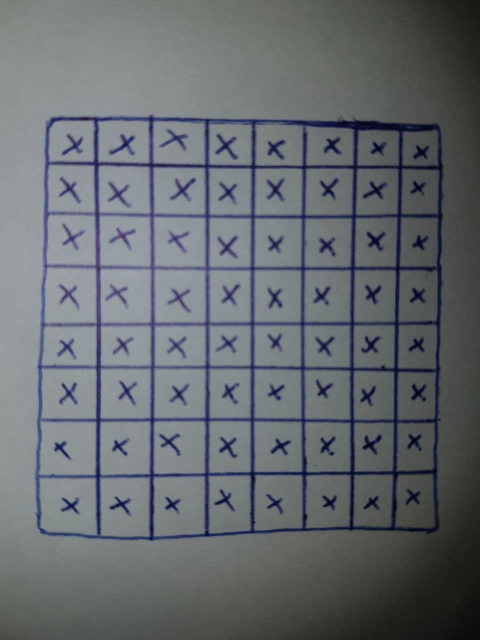
#> input picture images/samples/char-packs/crosses.jpg, 960 x 1280 px (shown at 1/2 size)
$ python main.py --image images/samples/char-packs/crosses.jpg
#> lines starting #> are read from the running program, lines starting #| are printed output that depends on the picture; after the words box and inside, x2 and y2 are one past the last pixel; in counts of white or black regions, pixels touching at a corner belong together
### processors/image_game_processor.py
from copy import deepcopy
from math import sqrt
from statistics import mean, stdev

import cv2
import numpy as np
from PIL import Image

from datastructures import barbecue as ba


def rescale_frame(frame, percent=75):
    width = int(frame.shape[1] * percent / 100)
    height = int(frame.shape[0] * percent / 100)
    dim = (width, height)
    return cv2.resize(frame, dim, interpolation=cv2.INTER_AREA)


def get_image(path):
    """
    get image ndarray from image
    :param path: path to image
    :return: ndarray image
    """
    image = cv2.imread(path)

    if image is None:
        print("Image not found!")
        exit(1)

    return rescale_frame(image)


def custom_threshold(image):
    """
    custom threshold for input image
    :param image: rgb image
    :return: binary image
    """
    image_gray = cv2.cvtColor(image, cv2.COLOR_BGR2GRAY)
    blurred = cv2.GaussianBlur(image_gray, (5, 5), 1)
    thresh = cv2.adaptiveThreshold(blurred, 255, cv2.ADAPTIVE_THRESH_MEAN_C, cv2.THRESH_BINARY_INV, 55, 5)
    return thresh


def distance(p1, p2):
    return sqrt(((p1[0] - p2[0]) ** 2) + ((p1[1] - p2[1]) ** 2))


def nearest_point(src, dst):
    dist = float('inf')
    nearest = src[0]
    for p in src:
        tmp = distance(p, dst)
        if tmp < dist:
            nearest = p
            dist = tmp
    return nearest


def closest_pair(lp1, lp2):
    dist = float('inf')
    nearest = 0
    for i in range(len(lp1)):
        tmp = distance(lp1[i], lp2[i])
        if tmp < dist:
            dist = tmp
            nearest = i
    return nearest


def rotating_index(i, i_min, i_max):
    if i > i_max:
        return rotating_index(i - (i_max + 1), i_min, i_max)
    if i < i_min:
        return rotating_index(i_max + (i + 1), i_min, i_max)
    return i


def form_square_perspective(i_anchor, old_perspective):
    new_perspective = deepcopy(old_perspective)
    if i_anchor % 2 == 0:
        new_perspective[rotating_index(i_anchor + 1, 0, 3)][0] = old_perspective[i_anchor][0]
        new_perspective[rotating_index(i_anchor - 1, 0, 3)][1] = old_perspective[i_anchor][1]
        new_perspective[rotating_index(i_anchor + 2, 0, 3)] = [
            new_perspective[rotating_index(i_anchor - 1, 0, 3)][0],
            new_perspective[rotating_index(i_anchor + 1, 0, 3)][1]
        ]
    else:
        new_perspective[rotating_index(i_anchor + 1, 0, 3)][1] = old_perspective[i_anchor][1]
        new_perspective[rotating_index(i_anchor - 1, 0, 3)][0] = old_perspective[i_anchor][0]
        new_perspective[rotating_index(i_anchor + 2, 0, 3)] = [
            new_perspective[rotating_index(i_anchor + 1, 0, 3)][0],
            new_perspective[rotating_index(i_anchor - 1, 0, 3)][1]
        ]
    return new_perspective


def fit_grid_perspective(binary, cnt):
    cnt_points = [x[0] for x in cnt.tolist()]

    image_edges = [[0, 0], [0, binary.shape[1]], [binary.shape[0], binary.shape[1]], [binary.shape[0], 0]]

    old_grid_edges = [
        nearest_point(cnt_points, image_edges[0]),
        nearest_point(cnt_points, image_edges[1]),
        nearest_point(cnt_points, image_edges[2]),
        nearest_point(cnt_points, image_edges[3])
    ]

    anchor_point = closest_pair(
        old_grid_edges,
        image_edges
    )

    new_grid_edges = form_square_perspective(anchor_point, old_grid_edges)

    w = max([x[0] for x in new_grid_edges])
    h = max([x[1] for x in new_grid_edges])

    if w > binary.shape[0]:
        binary = np.pad(binary, ((0, w - binary.shape[0]), (0, 0)), mode='constant', constant_values=0)
    if h > binary.shape[1]:
        binary = np.pad(binary, ((0, 0), (0, h - binary.shape[1])), mode='constant', constant_values=0)

    pts_from = np.float32(old_grid_edges)
    pts_to = np.float32(new_grid_edges)
    matrix = cv2.getPerspectiveTransform(pts_from, pts_to)
    result = cv2.warpPerspective(binary, matrix, (binary.shape[1], binary.shape[0]))

    return result


def max_contour(cnts):
    max_area = 0
    best_cnt = cnts[1]
    for c in cnts:
        area = cv2.contourArea(c)
        if area > max_area:
            best_cnt = c
            max_area = area
    return best_cnt


def crop_fit_binary(binary):
    min_x, min_y, max_x, max_y = 0, 0, binary.shape[1], binary.shape[0]

    for column in range(binary.shape[1]):
        if any(binary[:, column]):
            min_x = column

    for column in range(binary.shape[1] - 1, -1, -1):
        if any(binary[:, column]):
            max_x = column

    for row in range(binary.shape[0]):
        if any(binary[row]):
            min_y = row

    for row in range(binary.shape[0] - 1, -1, -1):
        if any(binary[row]):
            max_y = row

    return max_x, max_y, min_x - max_x, min_y - max_y


def filter_play_field(binary):
    """
    get grid in binary image and format grid perspective
    :param binary: image containing grid
    :return: list of ndarrays where first element is binary
    image with grid only and second element is input image
    with same perspective
    """

    uncleaned = binary.copy()
    cnts = cv2.findContours(binary, cv2.RETR_LIST, cv2.CHAIN_APPROX_SIMPLE)
    cnts = cnts[0] if len(cnts) == 2 else cnts[1]

    mean_area = mean([cv2.contourArea(c) for c in cnts])
    stdev_area = stdev([cv2.contourArea(c) for c in cnts])

    # wipe small elements
    for c in cnts:
        if cv2.contourArea(c) < mean_area + stdev_area:
            cv2.drawContours(binary, [c], -1, (0, 0, 0), -1)

    best_cnt = max_contour(cnts)

    binary = fit_grid_perspective(binary, best_cnt)
    uncleaned = fit_grid_perspective(uncleaned, best_cnt)

    # x, y, w, h = cv2.boundingRect(best_cnt)
    # binary = binary[y:y + h, x:x + w]
    # uncleaned = uncleaned[y:y + h, x:x + w]

    x, y, w, h = crop_fit_binary(binary)
    binary = binary[y:y + h, x:x + w]
    uncleaned = uncleaned[y:y + h, x:x + w]

    return [binary, uncleaned]


def get_cells(binary, area_alpha):
    """
    Get cells from binary image, ignoring small holes.
    :param binary: ndarray containing grid only.
    :param area_alpha: coefficient for recognizing holes as cells.
    If mean_hole_area - mean_hole_area * area_alpha < hole_area < mean_hole_area + mean_hole_area * area_alpha,
    then hole is recognized as cell.
    :return: list of contours of cells
    """
    cells = cv2.findContours(binary, cv2.RETR_LIST, cv2.CHAIN_APPROX_SIMPLE)
    cells = cells[0] if len(cells) == 2 else cells[1]

    mean_area_cells = mean([cv2.contourArea(c) for c in cells])
    delta = mean_area_cells * area_alpha
    filtered_cells = []

    for c in cells:
        if mean_area_cells - delta < cv2.contourArea(c) < mean_area_cells + delta:
            filtered_cells.append(c)

    return filtered_cells


def order_cells(cells, delta):
    sorted_row = []

    grill = ba.Grill(delta)
    for c in cells:
        obj = ba.Shape(c)
        grill.put(obj)

    matrix = grill.get_lunch()

    for row in matrix:
        for obj in row:
            sorted_row.append(obj.shape)

    return sorted_row


# i = 128
# [21 lines left out: function get_sign, not called in this run]

### datastructures/barbecue.py
import numpy as np

class Shape:
    def get_center_x(self):
        return self.center[0]

    def get_center_y(self):
        return self.center[1]

    def __init__(self, shape):
        self.shape = shape
        self.center = np.average(shape, axis=0)[0]

class Skewer:
    def sort_objects(self):
        return sorted(self.objects, key=Shape.get_center_x)

    def get_row(self):
        return self.row

    def add_object(self, obj):
        self.objects.append(obj)

    def __init__(self, obj, row):
        self.objects = [obj]
        self.row = row

class Grill:
    def get_lunch(self):
        sorted_skewers = sorted(self.skewers, key=Skewer.get_row)
        matrix = [s.sort_objects() for s in sorted_skewers]
        return matrix

    def put(self, obj):
        for s in self.skewers:
            if s.row - self.delta < obj.get_center_y() < s.row + self.delta:
                s.add_object(obj)
                return

        s = Skewer(obj, row=obj.center[1])
        self.skewers.append(s)

    def __init__(self, delta):
        self.delta = delta
        self.skewers = []

### processors/recognizer.py
import numpy as np
from tensorflow.keras.layers import Dense, Flatten
from tensorflow.keras.models import Sequential


class Classifier:
    # [6 lines left out: function recognise, not called in this run]

    def __init__(self, weights_path):
        self.model = Sequential([
            Flatten(input_shape=(50, 50)),
            Dense(128, activation='relu'),
            Dense(128, activation='relu'),
            Dense(4, activation='softmax')
        ])

        self.model.compile(optimizer='adam',
                           loss='binary_crossentropy',
                           metrics=['accuracy'])

        self.model.load_weights(weights_path.format(epoch=0))

### main.py
from processors.image_game_processor import *
from processors.recognizer import Classifier
from processors.pddl import PDDLer

from argparse import ArgumentParser

def process_image(path):
    image = get_image(path)
    thresh_with_symbols = custom_threshold(image)

    tmp = filter_play_field(thresh_with_symbols)
    thresh_grid = tmp[0]
    thresh_with_symbols = tmp[1]

    cells = get_cells(thresh_grid, 0.80)

    ordered_cells = order_cells(
        cells,
        sqrt(mean([cv2.contourArea(c) for c in cells])) / 2
    )

    return [thresh_with_symbols, ordered_cells]


def get_game_field(image, cells_contours):
    # TODO: easy to make not only NxN game. Barbeque data structure can return grid height and width
    N = sqrt(len(cells_contours))
    if N % 1 > 0:
        print("Error: Script in current stage can work only with NxN games. "
              "Check if all cells were recognized. N recognized: {}".format(N))
        exit(1)
    N = int(N)

    image_processor = Classifier(
        "./tfmodels/training_2/cp-0000.ckpt"
    )

    game_field = []

    for row in range(N):
        tmp = []
        for el in range(N):
            img = get_sign(image, cells_contours[row * N + el])
            if np.mean(img) >= 5:
                tmp.append(
                    image_processor.recognise(img)
                )
            else:
                tmp.append(4)
        game_field.append(tmp)

    return game_field


# [4 lines left out: function solve, not called in this run]


def main(args):
    ret = process_image(args.image)
#> in get_image, image is the input picture: shape (1280, 960, 3); mean B, G, R 110.7, 106.5, 102
#> in custom_threshold, `image_gray = cv2.cvtColor(image, cv2.COLOR_BGR2GRAY)`:
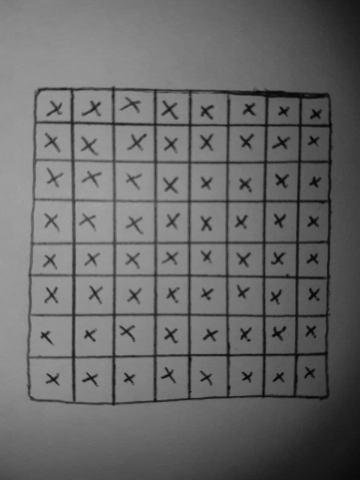
#> image_gray: shape (960, 720) (shown at 1/2 size); min 2, max 168, mean 105.7
#> in custom_threshold, `thresh = cv2.adaptiveThreshold(blurred, 255, cv2.ADAPTIVE_THRESH_MEAN_..`:
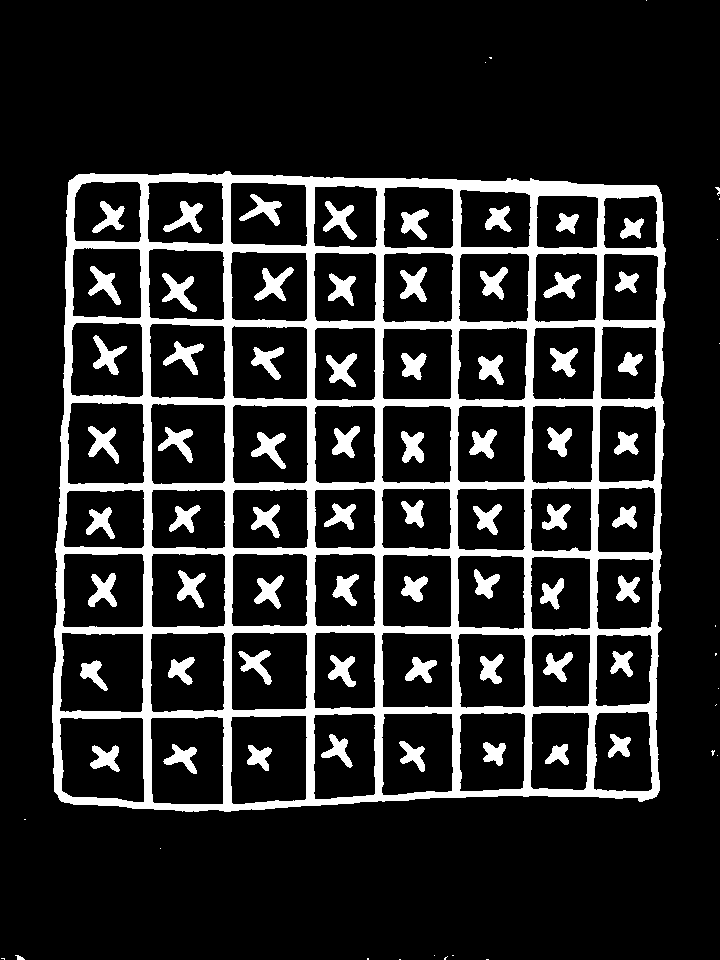
#> thresh: shape (960, 720); 15.9% white; 88 white regions (21 under 20 px)
#> in filter_play_field, `cnts = cv2.findContours(binary, cv2.RETR_LIST, cv2.CHAIN_APPROX_SIMPLE)`: cnts = 152 contours, 23 with area under 20; largest, box (x1, y1, x2, y2) and area: (52, 171, 666, 812) 374513, (59, 717, 145, 803) 6641, (230, 715, 308, 805) 6476, (59, 632, 144, 713) 6402, (150, 716, 225, 805) 6268
#> in filter_play_field, `mean_area = mean([cv2.contourArea(c) for c in cnts])`: mean_area = 4629.2
#> in filter_play_field, `stdev_area = stdev([cv2.contourArea(c) for c in cnts])`: stdev_area = 30285.1
#> the loop in filter_play_field, `for c in cnts:` made 152 passes
#> c on passes 1 to 3: [[486, 959], [488, 959]], [[399, 959], [400, 959]], [[367, 958], [367, 959], [368, 959], [368, 958]]
#> after the loop in filter_play_field, `for c in cnts:`:
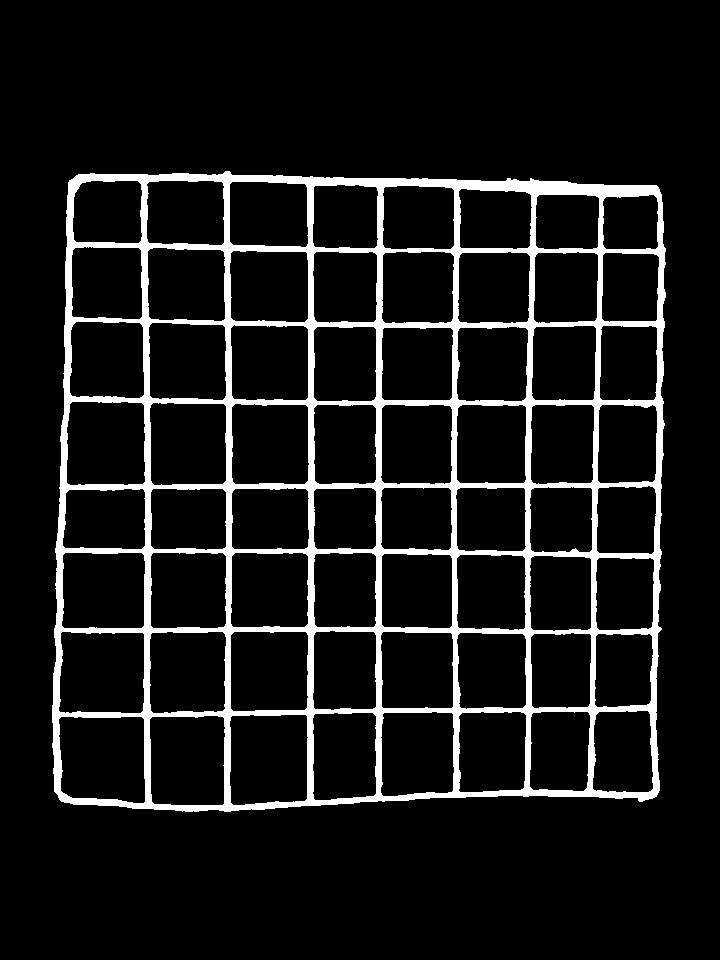
#> binary: shape (960, 720); 9.2% white; 1 white region, box (x1, y1, x2, y2) and area: (52, 171, 666, 812) 63613
#> in max_contour, `best_cnt = cnts[1]`: best_cnt = [[399, 959], [400, 959]]
#> the loop in max_contour, `for c in cnts:` made 152 passes
#> (area, max_area) on passes 13, 14, 21, 149: (322.5, 322.5), (415, 415), (6641, 6641), (374513, 374513)
#> after the loop in max_contour, `for c in cnts:`: best_cnt = contour of 473 points, box (x1, y1, x2, y2) (52, 171, 666, 812), area 374513; max_area = 374513
#> in fit_grid_perspective, `cnt_points = [x[0] for x in cnt.tolist()]`: cnt_points = 473 pairs, first value 52 to 665, second value 171 to 811
#> in nearest_point, `nearest = src[0]`: nearest = [225, 171]
#> the loop in nearest_point, `for p in src:` made 473 passes
#> (tmp, nearest, dist) on passes 1 to 8: (282.6, [225, 171], 282.6), (282.1, [222, 174], 282.1), (278.9, [218, 174], 278.9), (278.8, [217, 175], 278.8), (278, [216, 175], 278), (276.6, [215, 174], 276.6), (274.3, [212, 174], 274.3), (274.1, [211, 175], 274.1)
#> after the loop in nearest_point, `for p in src:`: dist = 190.7
#> the loop in nearest_point (call 2), `for p in src:` made 473 passes
#> (tmp, nearest, dist) on passes 1, 2, 3, 4, 5, 7, 8, 9: (593.3, [225, 171], 593.3), (589.4, [222, 174], 589.4), (587.9, [218, 174], 587.9), (586.6, [217, 175], 586.6), (586.2, [216, 175], 586.2), (585.7, [212, 174], 585.7), (584.4, [211, 175], 584.4), (583, [207, 175], 583)
#> the loop in closest_pair, `for i in range(len(lp1)):` made 4 passes
#> in fit_grid_perspective, `result = cv2.warpPerspective(binary, matrix, (binary.shape[1], binary...`:
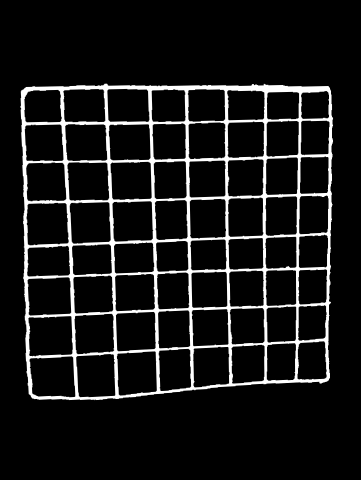
#> result: shape (960, 722) (shown at 1/2 size); min 0, max 255, mean 23.4
#> the loop in closest_pair (call 2), `for i in range(len(lp1)):` made 4 passes
#> in fit_grid_perspective (call 2), `result = cv2.warpPerspective(binary, matrix, (binary.shape[1], binary...`:
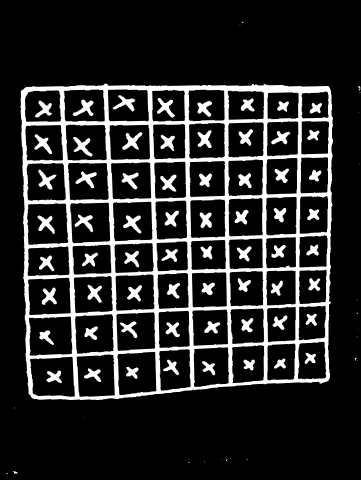
#> result: shape (960, 722) (shown at 1/2 size); min 0, max 255, mean 40.4
#> in filter_play_field, `binary = binary[y:y + h, x:x + w]`:
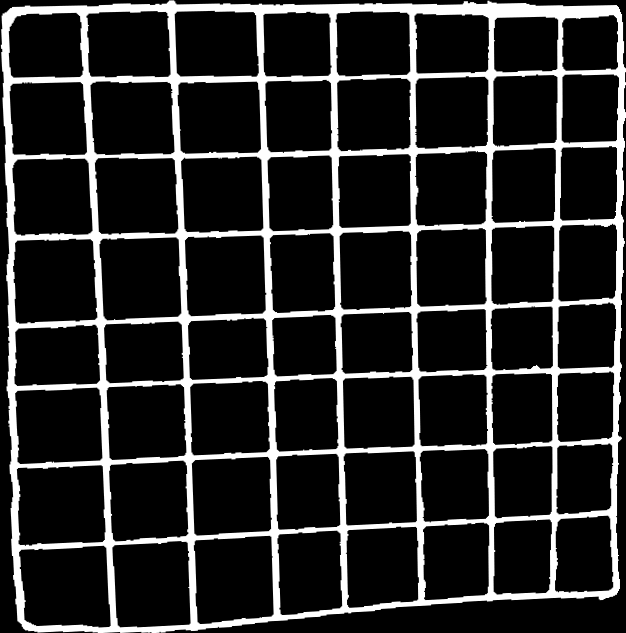
#> binary: shape (633, 626); min 0, max 255, mean 40.9
#> in filter_play_field, `uncleaned = uncleaned[y:y + h, x:x + w]`:
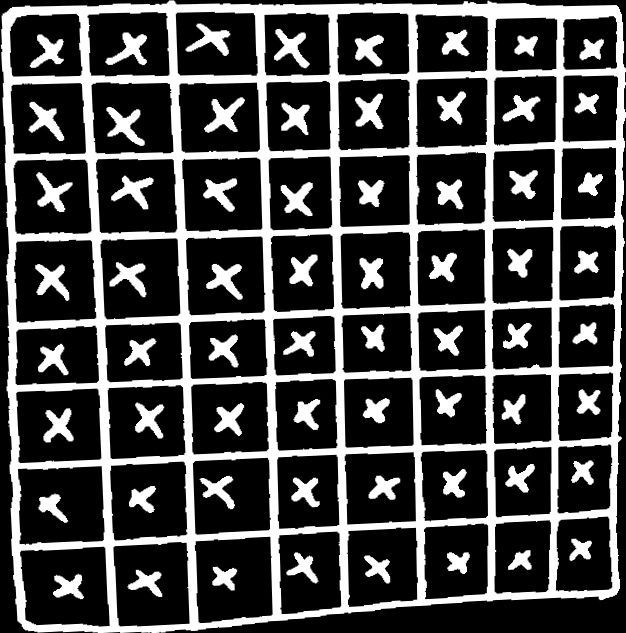
#> uncleaned: shape (633, 626); min 0, max 255, mean 70.6
#> the loop in get_cells, `for c in cells:` made 65 passes
#> the loop in order_cells, `for c in cells:` made 64 passes
#> the loop in order_cells, `for row in matrix:` made 8 passes
    thresh = ret[0]
    ordered_cells = ret[1]

    game_field = get_game_field(thresh, ordered_cells)

    for row in game_field:
        print(row)

    solve(game_field, './pddl')


if __name__ == "__main__":
    parser = ArgumentParser()

    parser.add_argument("-i", "--image", dest="image",
        help="input image", metavar="FILE", required=True)

    args = parser.parse_args()

    print(args)
    main(args)
#> (the call stopped at in __init__, `self.model = Sequential([ Flatten(input_shape=(50, 50)), Dense(128, ac..`: tensorflow is not available in this run)
